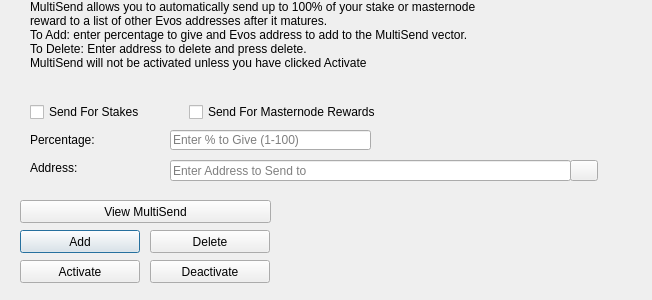
<?xml version="1.0" encoding="UTF-8"?>
<ui version="4.0">
 <class>MultiSendDialog</class>
 <widget class="QDialog" name="MultiSendDialog">
  <property name="windowModality">
   <enum>Qt::NonModal</enum>
  </property>
  <property name="geometry">
   <rect>
    <x>0</x>
    <y>0</y>
    <width>652</width>
    <height>300</height>
   </rect>
  </property>
  <property name="windowTitle">
   <string>MultiSend</string>
  </property>
  <widget class="QLineEdit" name="multiSendPercentEdit">
   <property name="geometry">
    <rect>
     <x>170</x>
     <y>130</y>
     <width>201</width>
     <height>20</height>
    </rect>
   </property>
   <property name="toolTip">
    <string>Enter whole numbers 1 - 100</string>
   </property>
   <property name="placeholderText">
    <string>Enter % to Give (1-100)</string>
   </property>
  </widget>
  <widget class="QLineEdit" name="multiSendAddressEdit">
   <property name="geometry">
    <rect>
     <x>170</x>
     <y>160</y>
     <width>401</width>
     <height>21</height>
    </rect>
   </property>
   <property name="toolTip">
    <string/>
   </property>
   <property name="placeholderText">
    <string>Enter Address to Send to</string>
   </property>
  </widget>
  <widget class="QLabel" name="label_2">
   <property name="geometry">
    <rect>
     <x>30</x>
     <y>0</y>
     <width>451</width>
     <height>121</height>
    </rect>
   </property>
   <property name="lineWidth">
    <number>1</number>
   </property>
   <property name="text">
    <string>MultiSend allows you to automatically send up to 100% of your stake or masternode reward to a list of other Evos addresses after it matures.
To Add: enter percentage to give and Evos address to add to the MultiSend vector.
To Delete: Enter address to delete and press delete.
MultiSend will not be activated unless you have clicked Activate</string>
   </property>
   <property name="alignment">
    <set>Qt::AlignLeading|Qt::AlignLeft|Qt::AlignTop</set>
   </property>
   <property name="wordWrap">
    <bool>true</bool>
   </property>
  </widget>
  <widget class="QLabel" name="message">
   <property name="geometry">
    <rect>
     <x>290</x>
     <y>200</y>
     <width>351</width>
     <height>91</height>
    </rect>
   </property>
   <property name="text">
    <string/>
   </property>
  </widget>
  <widget class="QPushButton" name="addButton">
   <property name="geometry">
    <rect>
     <x>20</x>
     <y>230</y>
     <width>120</width>
     <height>23</height>
    </rect>
   </property>
   <property name="toolTip">
    <string/>
   </property>
   <property name="statusTip">
    <string>Add to MultiSend Vector</string>
   </property>
   <property name="text">
    <string>Add</string>
   </property>
  </widget>
  <widget class="QPushButton" name="disableButton">
   <property name="geometry">
    <rect>
     <x>150</x>
     <y>260</y>
     <width>120</width>
     <height>23</height>
    </rect>
   </property>
   <property name="statusTip">
    <string>Deactivate MultiSend</string>
   </property>
   <property name="text">
    <string>Deactivate</string>
   </property>
  </widget>
  <widget class="QPushButton" name="addressBookButton">
   <property name="geometry">
    <rect>
     <x>570</x>
     <y>160</y>
     <width>28</width>
     <height>21</height>
    </rect>
   </property>
   <property name="toolTip">
    <string>Choose an address from the address book</string>
   </property>
   <property name="text">
    <string/>
   </property>
   <property name="icon">
    <iconset resource="../evos.qrc">
     <normaloff>:/icons/address-book</normaloff>:/icons/address-book</iconset>
   </property>
   <property name="shortcut">
    <string>Alt+A</string>
   </property>
   <property name="autoDefault">
    <bool>false</bool>
   </property>
  </widget>
  <widget class="QLabel" name="label">
   <property name="geometry">
    <rect>
     <x>30</x>
     <y>130</y>
     <width>121</width>
     <height>20</height>
    </rect>
   </property>
   <property name="toolTip">
    <string>Percentage of stake to send</string>
   </property>
   <property name="text">
    <string>Percentage:</string>
   </property>
  </widget>
  <widget class="QLabel" name="label_5">
   <property name="geometry">
    <rect>
     <x>30</x>
     <y>160</y>
     <width>111</width>
     <height>16</height>
    </rect>
   </property>
   <property name="toolTip">
    <string>Address to send portion of stake to</string>
   </property>
   <property name="text">
    <string>Address:</string>
   </property>
  </widget>
  <widget class="QPushButton" name="deleteButton">
   <property name="geometry">
    <rect>
     <x>150</x>
     <y>230</y>
     <width>120</width>
     <height>23</height>
    </rect>
   </property>
   <property name="toolTip">
    <string/>
   </property>
   <property name="statusTip">
    <string>Delete Address From MultiSend Vector</string>
   </property>
   <property name="text">
    <string>Delete</string>
   </property>
  </widget>
  <widget class="QPushButton" name="activateButton">
   <property name="geometry">
    <rect>
     <x>20</x>
     <y>260</y>
     <width>120</width>
     <height>23</height>
    </rect>
   </property>
   <property name="statusTip">
    <string>Activate MultiSend</string>
   </property>
   <property name="text">
    <string>Activate</string>
   </property>
  </widget>
  <widget class="QPushButton" name="viewButton">
   <property name="geometry">
    <rect>
     <x>20</x>
     <y>200</y>
     <width>251</width>
     <height>23</height>
    </rect>
   </property>
   <property name="toolTip">
    <string/>
   </property>
   <property name="statusTip">
    <string>View MultiSend Vector</string>
   </property>
   <property name="text">
    <string>View MultiSend</string>
   </property>
  </widget>
  <widget class="QWidget" name="horizontalLayoutWidget">
   <property name="geometry">
    <rect>
     <x>30</x>
     <y>100</y>
     <width>351</width>
     <height>24</height>
    </rect>
   </property>
   <layout class="QHBoxLayout" name="horizontalLayout">
    <item>
     <widget class="QCheckBox" name="multiSendStakeCheckBox">
      <property name="text">
       <string>Send For Stakes</string>
      </property>
     </widget>
    </item>
    <item>
     <widget class="QCheckBox" name="multiSendMasternodeCheckBox">
      <property name="text">
       <string>Send For Masternode Rewards</string>
      </property>
     </widget>
    </item>
   </layout>
  </widget>
 </widget>
 <resources>
  <include location="../evos.qrc"/>
 </resources>
 <connections/>
</ui>
